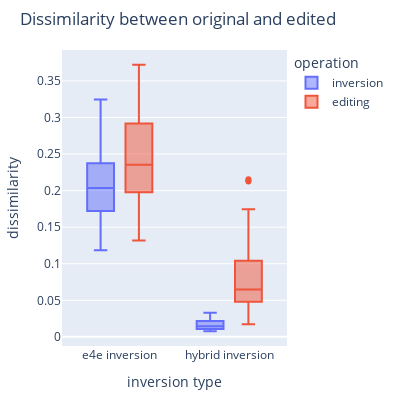

Source (notebook cell):
### Code cell
import plotly.express as px
import pandas as pd
import numpy as np

data = {
    "inversion type": ["e4e inversion"] * len(sims_e4e) * 2 + ["hybrid inversion"] * len(sims_hybrid) * 2,
    "operation": ["inversion"] * len(sims_e4e) + ["editing"] * len(sims_e4e) + ["inversion"] * len(sims_hybrid) + ["editing"] * len(sims_hybrid),
    "dissimilarity": (
        sims_e4e.tolist() +  # Distribution A
        sims_e4e_edit.tolist() +  # Distribution A
        sims_hybrid.tolist() + # Distribution B
        sims_hybrid_edit.tolist()  # Distribution B
    )
}

df = pd.DataFrame(data)

fig = px.box(df, x="inversion type", y="dissimilarity", color="operation")
fig.update_traces(quartilemethod="exclusive") # or "inclusive", or "linear" by default
fig.update_layout(title="Dissimilarity between original and edited")

fig.update_layout(width=400, height=400, margin=dict(l=20, r=20, t=50, b=20))

fig.show()

# fig.write_image("figures/dissimilarity_plot.png")

### Figure 1 — Plotly figure (JSON) as saved in the notebook; plotly's stock layout.template omitted (floating-point values rounded to 4 significant figures; data arrays with more than 128 entries replaced by an {"elided": "..."} marker saying what was removed)
{"data": [{"alignmentgroup": "True", "hovertemplate": "operation=inversion<br>inversion type=%{x}<br>dissimilarity=%{y}<extra></extra>", "legendgroup": "inversion", "marker": {"color": "#636efa"}, "name": "inversion", "notched": false, "offsetgroup": "inversion", "orientation": "v", "quartilemethod": "exclusive", "showlegend": true, "type": "box", "x": {"elided": "130 str values"}, "x0": " ", "xaxis": "x", "y": {"elided": "130 float values"}, "y0": " ", "yaxis": "y"}, {"alignmentgroup": "True", "hovertemplate": "operation=editing<br>inversion type=%{x}<br>dissimilarity=%{y}<extra></extra>", "legendgroup": "editing", "marker": {"color": "#EF553B"}, "name": "editing", "notched": false, "offsetgroup": "editing", "orientation": "v", "quartilemethod": "exclusive", "showlegend": true, "type": "box", "x": {"elided": "130 str values"}, "x0": " ", "xaxis": "x", "y": {"elided": "130 float values"}, "y0": " ", "yaxis": "y"}], "layout": {"boxmode": "group", "height": 400, "legend": {"title": {"text": "operation"}, "tracegroupgap": 0}, "margin": {"b": 20, "l": 20, "r": 20, "t": 50}, "title": {"text": "Dissimilarity between original and edited"}, "width": 400, "xaxis": {"anchor": "y", "domain": [0, 1], "title": {"text": "inversion type"}}, "yaxis": {"anchor": "x", "domain": [0, 1], "title": {"text": "dissimilarity"}}}}
